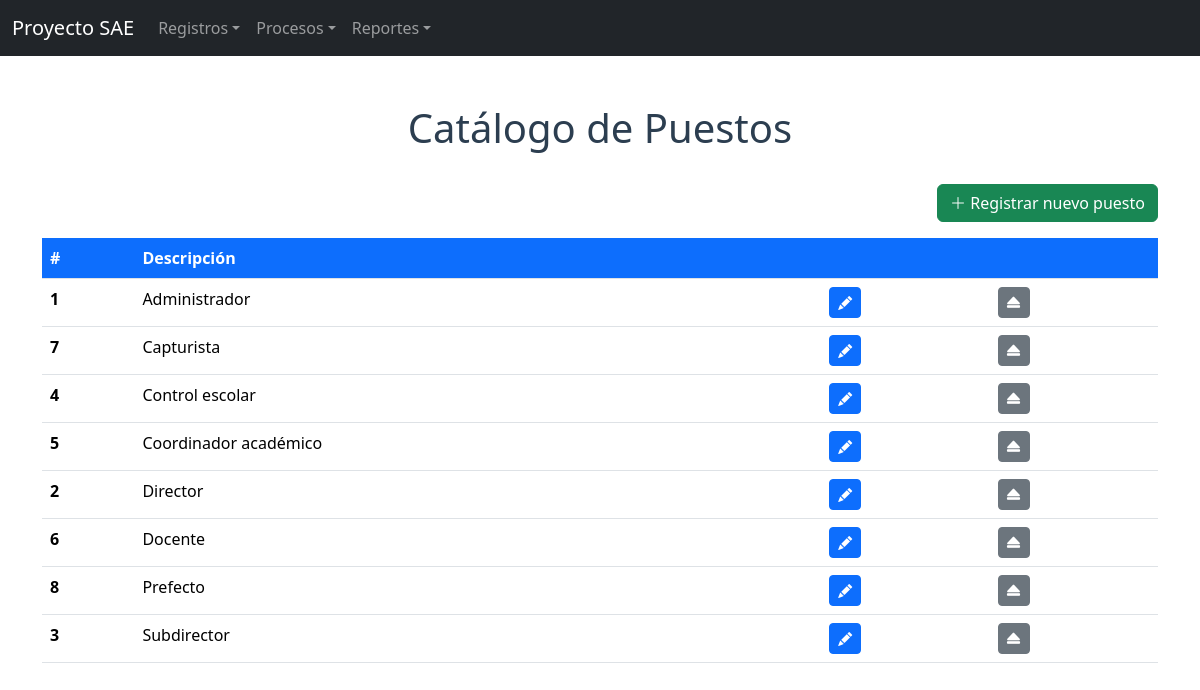
The app's page /proyecto_sae/Cruds/crudpuestos.php with its own data.
### tables this page shows
CREATE TABLE puesto (
    ID_PUESTO           INT AUTO_INCREMENT PRIMARY KEY,
    DESCRIPCION_PUESTO  VARCHAR(50) NOT NULL,
    STATUS_PUESTO       VARCHAR(4)  NOT NULL DEFAULT 'ALTA'
);

### proyecto_sae/Cruds/conexion.php (called while the page is built, shortened)
<?php
$base = preg_replace('#/(Cruds|formularios)/.*$#i', '', $_SERVER['SCRIPT_NAME']);
$servidor = "localhost";
$usuario  = "root";
$password = "";
$base_datos = "proyecto_sae";
$conexion = new mysqli($servidor, $usuario, $password, $base_datos);
$conexion->set_charset("utf8mb4");
return $conexion;

### proyecto_sae/Cruds/crudpuestos.php (the view, shortened to what this page needs)
<?php
$mysqli = include "conexion.php";
$resultado = $mysqli->query("SELECT ID_PUESTO AS idpuesto, DESCRIPCION_PUESTO AS descripcion FROM puesto WHERE STATUS_PUESTO = 'ALTA' ORDER BY DESCRIPCION_PUESTO");
$puestos = $resultado->fetch_all(MYSQLI_ASSOC);
?>
<!DOCTYPE html>
<html lang="es">
<head>
    <link href="<?= $base ?>/assets/css/bootstrap.min.css" rel="stylesheet">
    <link rel="stylesheet" href="<?= $base ?>/assets/css/bootstrap-icons.css">
</head>
<body>
<?php include __DIR__ . "/../NavBar/navbar.php"; ?>
<div class="container">
    <br><br>
    <h1 align="center">Catálogo de Puestos</h1>
    <br>
    <div class="d-flex justify-content-end mb-3">
        <a href="<?= $base ?>/formularios/alta/Formulario_Puestos.php" class="btn btn-success">
            <i class="bi bi-plus-lg"></i> Registrar nuevo puesto
        </a>
    </div>
    <table class="table">
        <thead class="thead-dark">
            <tr>
                <th scope="col">#</th>
                <th scope="col">Descripción</th>
                <th scope="col"></th>
                <th scope="col"></th>
            </tr>
        </thead>
        <tbody>
<?php foreach ($puestos as $puesto) { ?>
            <tr>
                <th scope="row"><?php echo $puesto["idpuesto"]; ?></th>
                <td><?php echo htmlspecialchars($puesto["descripcion"]); ?></td>
                <td>
                    <a href="<?= $base ?>/formularios/modificar/Modificar_Puestos.php?id=<?php echo $puesto["idpuesto"]; ?>" class="btn btn-sm btn-primary" title="Modificar">
                        <i class="bi bi-pencil-fill"></i>
                    </a>
                </td>
                <td>
                    <a href="crudpuestos.php?baja=<?php echo $puesto["idpuesto"]; ?>" class="btn btn-sm btn-secondary" title="Baja" onclick="return confirm('¿Dar de baja este puesto?');">
                        <i class="bi bi-eject-fill"></i>
                    </a>
                </td>
            </tr>
<?php } ?>
        </tbody>
    </table>
</div>
</body>
</html>

### proyecto_sae/Cruds/crudpuestos.php (style rules this page uses)
thead.thead-dark th { background-color: #0d6efd; color: #ffffff; }
h1 { color: #2c3e50; }

### records on screen
puesto: ID_PUESTO "1", DESCRIPCION_PUESTO "Administrador"
puesto: ID_PUESTO "7", DESCRIPCION_PUESTO "Capturista"
puesto: ID_PUESTO "4", DESCRIPCION_PUESTO "Control escolar"
puesto: ID_PUESTO "5", DESCRIPCION_PUESTO "Coordinador académico"
puesto: ID_PUESTO "2", DESCRIPCION_PUESTO "Director"
puesto: ID_PUESTO "6", DESCRIPCION_PUESTO "Docente"
puesto: ID_PUESTO "8", DESCRIPCION_PUESTO "Prefecto"
puesto: ID_PUESTO "3", DESCRIPCION_PUESTO "Subdirector"
